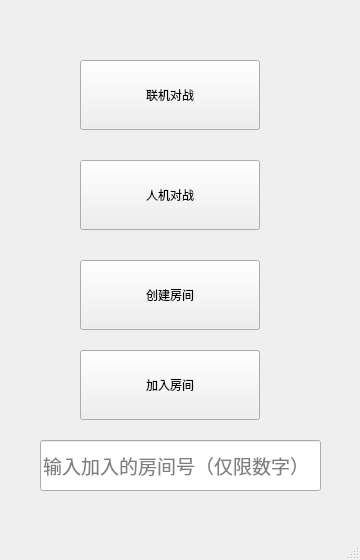
<?xml version="1.0" encoding="UTF-8"?>
<ui version="4.0">
 <class>Menu</class>
 <widget class="QMainWindow" name="Menu">
  <property name="geometry">
   <rect>
    <x>0</x>
    <y>0</y>
    <width>360</width>
    <height>560</height>
   </rect>
  </property>
  <property name="minimumSize">
   <size>
    <width>360</width>
    <height>560</height>
   </size>
  </property>
  <property name="maximumSize">
   <size>
    <width>360</width>
    <height>560</height>
   </size>
  </property>
  <property name="windowTitle">
   <string>MainWindow</string>
  </property>
  <widget class="QWidget" name="centralwidget">
   <widget class="QPushButton" name="mm_against">
    <property name="geometry">
     <rect>
      <x>80</x>
      <y>60</y>
      <width>180</width>
      <height>70</height>
     </rect>
    </property>
    <property name="text">
     <string>联机对战</string>
    </property>
   </widget>
   <widget class="QPushButton" name="cm_against">
    <property name="geometry">
     <rect>
      <x>80</x>
      <y>160</y>
      <width>180</width>
      <height>70</height>
     </rect>
    </property>
    <property name="text">
     <string>人机对战</string>
    </property>
   </widget>
   <widget class="QPushButton" name="create_room">
    <property name="geometry">
     <rect>
      <x>80</x>
      <y>260</y>
      <width>180</width>
      <height>70</height>
     </rect>
    </property>
    <property name="text">
     <string>创建房间</string>
    </property>
   </widget>
   <widget class="QPushButton" name="join_room">
    <property name="geometry">
     <rect>
      <x>80</x>
      <y>350</y>
      <width>180</width>
      <height>70</height>
     </rect>
    </property>
    <property name="text">
     <string>加入房间</string>
    </property>
   </widget>
   <widget class="QLineEdit" name="lineEdit">
    <property name="geometry">
     <rect>
      <x>40</x>
      <y>440</y>
      <width>281</width>
      <height>51</height>
     </rect>
    </property>
    <property name="font">
     <font>
      <pointsize>14</pointsize>
     </font>
    </property>
    <property name="placeholderText">
     <string>输入加入的房间号（仅限数字）</string>
    </property>
   </widget>
  </widget>
  <widget class="QMenuBar" name="menubar">
   <property name="geometry">
    <rect>
     <x>0</x>
     <y>0</y>
     <width>360</width>
     <height>23</height>
    </rect>
   </property>
  </widget>
  <widget class="QStatusBar" name="statusbar"/>
 </widget>
 <resources/>
 <connections/>
</ui>
